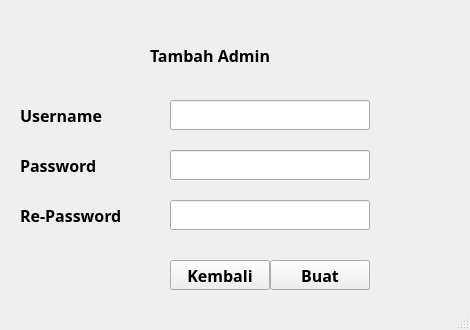
<?xml version="1.0" encoding="UTF-8"?>
<ui version="4.0">
 <class>MainWindow</class>
 <widget class="QMainWindow" name="MainWindow">
  <property name="geometry">
   <rect>
    <x>0</x>
    <y>0</y>
    <width>470</width>
    <height>330</height>
   </rect>
  </property>
  <property name="windowTitle">
   <string>MainWindow</string>
  </property>
  <widget class="QWidget" name="centralwidget">
   <widget class="QLabel" name="label">
    <property name="geometry">
     <rect>
      <x>150</x>
      <y>40</y>
      <width>150</width>
      <height>30</height>
     </rect>
    </property>
    <property name="font">
     <font>
      <family>News701 BT</family>
      <pointsize>12</pointsize>
      <weight>75</weight>
      <bold>true</bold>
     </font>
    </property>
    <property name="text">
     <string>Tambah Admin</string>
    </property>
    <property name="alignment">
     <set>Qt::AlignLeading|Qt::AlignLeft|Qt::AlignVCenter</set>
    </property>
   </widget>
   <widget class="QLabel" name="label_2">
    <property name="geometry">
     <rect>
      <x>20</x>
      <y>100</y>
      <width>120</width>
      <height>30</height>
     </rect>
    </property>
    <property name="font">
     <font>
      <family>News701 BT</family>
      <pointsize>12</pointsize>
      <weight>75</weight>
      <bold>true</bold>
     </font>
    </property>
    <property name="text">
     <string>Username</string>
    </property>
   </widget>
   <widget class="QLabel" name="label_3">
    <property name="geometry">
     <rect>
      <x>20</x>
      <y>150</y>
      <width>120</width>
      <height>30</height>
     </rect>
    </property>
    <property name="font">
     <font>
      <family>News701 BT</family>
      <pointsize>12</pointsize>
      <weight>75</weight>
      <bold>true</bold>
     </font>
    </property>
    <property name="text">
     <string>Password</string>
    </property>
   </widget>
   <widget class="QLabel" name="label_4">
    <property name="geometry">
     <rect>
      <x>20</x>
      <y>200</y>
      <width>120</width>
      <height>30</height>
     </rect>
    </property>
    <property name="font">
     <font>
      <family>News701 BT</family>
      <pointsize>12</pointsize>
      <weight>75</weight>
      <bold>true</bold>
     </font>
    </property>
    <property name="text">
     <string>Re-Password</string>
    </property>
   </widget>
   <widget class="QLineEdit" name="lblUserTambah">
    <property name="geometry">
     <rect>
      <x>170</x>
      <y>100</y>
      <width>200</width>
      <height>30</height>
     </rect>
    </property>
    <property name="font">
     <font>
      <family>News701 BT</family>
      <pointsize>9</pointsize>
      <weight>75</weight>
      <bold>true</bold>
     </font>
    </property>
   </widget>
   <widget class="QLineEdit" name="lblPassTambah">
    <property name="geometry">
     <rect>
      <x>170</x>
      <y>150</y>
      <width>200</width>
      <height>30</height>
     </rect>
    </property>
    <property name="font">
     <font>
      <family>News701 BT</family>
      <pointsize>9</pointsize>
      <weight>75</weight>
      <bold>true</bold>
     </font>
    </property>
   </widget>
   <widget class="QLineEdit" name="lblRepassTambah">
    <property name="geometry">
     <rect>
      <x>170</x>
      <y>200</y>
      <width>200</width>
      <height>30</height>
     </rect>
    </property>
    <property name="font">
     <font>
      <family>News701 BT</family>
      <pointsize>9</pointsize>
      <weight>75</weight>
      <bold>true</bold>
     </font>
    </property>
   </widget>
   <widget class="QPushButton" name="btnBuatAdmin">
    <property name="geometry">
     <rect>
      <x>270</x>
      <y>260</y>
      <width>100</width>
      <height>30</height>
     </rect>
    </property>
    <property name="font">
     <font>
      <family>News701 BT</family>
      <pointsize>12</pointsize>
      <weight>75</weight>
      <bold>true</bold>
     </font>
    </property>
    <property name="text">
     <string>Buat</string>
    </property>
   </widget>
   <widget class="QPushButton" name="btnKembali">
    <property name="geometry">
     <rect>
      <x>170</x>
      <y>260</y>
      <width>100</width>
      <height>30</height>
     </rect>
    </property>
    <property name="font">
     <font>
      <family>News701 BT</family>
      <pointsize>12</pointsize>
      <weight>75</weight>
      <bold>true</bold>
     </font>
    </property>
    <property name="text">
     <string>Kembali</string>
    </property>
   </widget>
  </widget>
  <widget class="QStatusBar" name="statusbar"/>
 </widget>
 <resources/>
 <connections/>
</ui>
